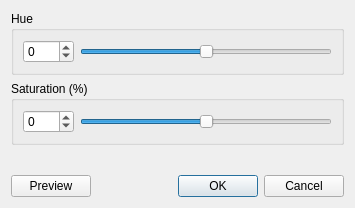
<?xml version="1.0" encoding="UTF-8"?>
<ui version="4.0">
 <class>HSVDialog</class>
 <widget class="QDialog" name="HSVDialog">
  <property name="geometry">
   <rect>
    <x>0</x>
    <y>0</y>
    <width>355</width>
    <height>208</height>
   </rect>
  </property>
  <property name="windowTitle">
   <string>HSV</string>
  </property>
  <layout class="QFormLayout" name="formLayout">
   <item row="0" column="0" colspan="2">
    <layout class="QVBoxLayout" name="verticalLayout">
     <item>
      <widget class="QGroupBox" name="groupBox">
       <property name="title">
        <string>Hue</string>
       </property>
       <layout class="QGridLayout" name="gridLayout">
        <item row="0" column="0">
         <layout class="QHBoxLayout" name="horizontalLayout">
          <item>
           <widget class="QSpinBox" name="hueSpinBox">
            <property name="minimum">
             <number>-180</number>
            </property>
            <property name="maximum">
             <number>180</number>
            </property>
           </widget>
          </item>
          <item>
           <widget class="QSlider" name="hueSlider">
            <property name="minimum">
             <number>-180</number>
            </property>
            <property name="maximum">
             <number>180</number>
            </property>
            <property name="orientation">
             <enum>Qt::Horizontal</enum>
            </property>
           </widget>
          </item>
         </layout>
        </item>
       </layout>
      </widget>
     </item>
     <item>
      <widget class="QGroupBox" name="groupBox_2">
       <property name="title">
        <string>Saturation (%)</string>
       </property>
       <layout class="QGridLayout" name="gridLayout_2">
        <item row="0" column="0">
         <layout class="QHBoxLayout" name="horizontalLayout_2">
          <item>
           <widget class="QSpinBox" name="saturationSpinBox">
            <property name="minimum">
             <number>-100</number>
            </property>
            <property name="maximum">
             <number>100</number>
            </property>
           </widget>
          </item>
          <item>
           <widget class="QSlider" name="saturationSlider">
            <property name="minimum">
             <number>-100</number>
            </property>
            <property name="maximum">
             <number>100</number>
            </property>
            <property name="orientation">
             <enum>Qt::Horizontal</enum>
            </property>
           </widget>
          </item>
         </layout>
        </item>
       </layout>
      </widget>
     </item>
     <item>
      <spacer name="verticalSpacer">
       <property name="orientation">
        <enum>Qt::Vertical</enum>
       </property>
       <property name="sizeHint" stdset="0">
        <size>
         <width>20</width>
         <height>40</height>
        </size>
       </property>
      </spacer>
     </item>
    </layout>
   </item>
   <item row="1" column="0" colspan="2">
    <layout class="QHBoxLayout" name="horizontalLayout_3">
     <item>
      <widget class="QPushButton" name="previewButton">
       <property name="text">
        <string>Preview</string>
       </property>
      </widget>
     </item>
     <item>
      <widget class="QDialogButtonBox" name="buttonBox">
       <property name="orientation">
        <enum>Qt::Horizontal</enum>
       </property>
       <property name="standardButtons">
        <set>QDialogButtonBox::Cancel|QDialogButtonBox::Ok</set>
       </property>
      </widget>
     </item>
    </layout>
   </item>
  </layout>
 </widget>
 <resources/>
 <connections>
  <connection>
   <sender>buttonBox</sender>
   <signal>accepted()</signal>
   <receiver>HSVDialog</receiver>
   <slot>accept()</slot>
   <hints>
    <hint type="sourcelabel">
     <x>339</x>
     <y>197</y>
    </hint>
    <hint type="destinationlabel">
     <x>157</x>
     <y>207</y>
    </hint>
   </hints>
  </connection>
  <connection>
   <sender>buttonBox</sender>
   <signal>rejected()</signal>
   <receiver>HSVDialog</receiver>
   <slot>reject()</slot>
   <hints>
    <hint type="sourcelabel">
     <x>344</x>
     <y>197</y>
    </hint>
    <hint type="destinationlabel">
     <x>286</x>
     <y>207</y>
    </hint>
   </hints>
  </connection>
  <connection>
   <sender>hueSpinBox</sender>
   <signal>valueChanged(int)</signal>
   <receiver>hueSlider</receiver>
   <slot>setValue(int)</slot>
   <hints>
    <hint type="sourcelabel">
     <x>55</x>
     <y>47</y>
    </hint>
    <hint type="destinationlabel">
     <x>147</x>
     <y>49</y>
    </hint>
   </hints>
  </connection>
  <connection>
   <sender>hueSlider</sender>
   <signal>valueChanged(int)</signal>
   <receiver>hueSpinBox</receiver>
   <slot>setValue(int)</slot>
   <hints>
    <hint type="sourcelabel">
     <x>128</x>
     <y>46</y>
    </hint>
    <hint type="destinationlabel">
     <x>65</x>
     <y>45</y>
    </hint>
   </hints>
  </connection>
  <connection>
   <sender>saturationSpinBox</sender>
   <signal>valueChanged(int)</signal>
   <receiver>saturationSlider</receiver>
   <slot>setValue(int)</slot>
   <hints>
    <hint type="sourcelabel">
     <x>62</x>
     <y>118</y>
    </hint>
    <hint type="destinationlabel">
     <x>127</x>
     <y>119</y>
    </hint>
   </hints>
  </connection>
  <connection>
   <sender>saturationSlider</sender>
   <signal>valueChanged(int)</signal>
   <receiver>saturationSpinBox</receiver>
   <slot>setValue(int)</slot>
   <hints>
    <hint type="sourcelabel">
     <x>218</x>
     <y>122</y>
    </hint>
    <hint type="destinationlabel">
     <x>60</x>
     <y>125</y>
    </hint>
   </hints>
  </connection>
 </connections>
</ui>
